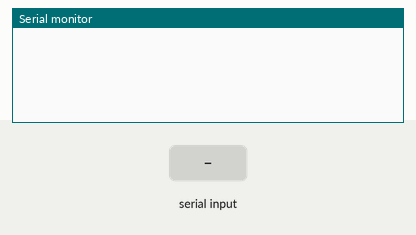
A sketch run on a simulated Arduino Uno, built with avr-gcc and run on an emulated ATmega328P. Parts: the last lines printed to the serial monitor. The test bench sets the inputs (shaded band).

Above: at 1.2 s.
1.3 s: "cook" received over Serial
At 3.2 s:
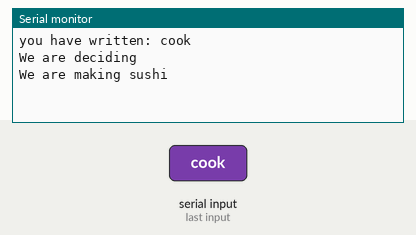
3.8 s: "rice" received over Serial
At 5.6 s:
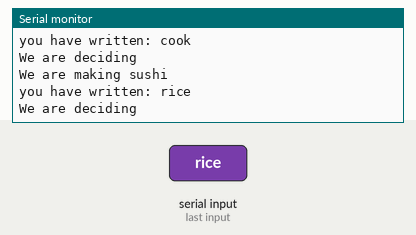
6.3 s: "noriSeaweed" received over Serial
At 8.0 s:
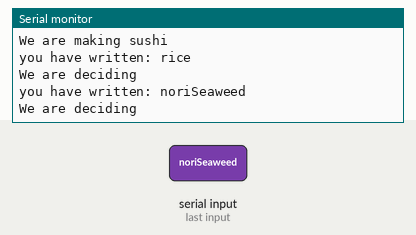
8.8 s: "salmon" received over Serial
At 10.8 s:
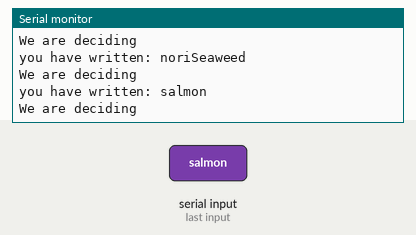
11.3 s: "soy" received over Serial
At 13.5 s:
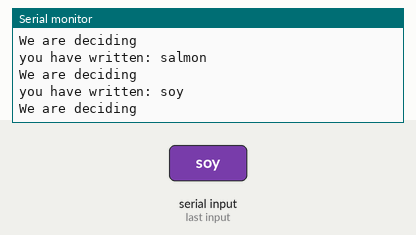
13.8 s: "cook" received over Serial
At 15.9 s:
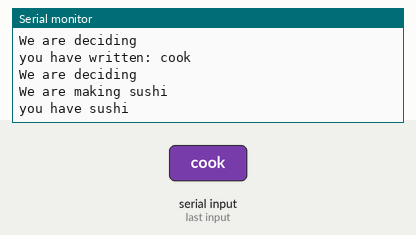

Measured:
- after the input at 1.3 s, the serial monitor: prints a new line after 1.0 s (image 1)
- after the input at 3.8 s, the serial monitor: prints a new line after 1.0 s (image 2)
- after the input at 6.3 s, the serial monitor: prints a new line after 1.0 s (image 3)
- after the input at 8.8 s, the serial monitor: prints a new line after 1.0 s (image 4)
- after the input at 11.3 s, the serial monitor: prints a new line after 1.0 s (image 5)
- after the input at 13.8 s, the serial monitor: prints a new line after 1.0 s (image 6)

The sketch:

CookingSystem_2_My_Own_Recipee_.ino
```cpp
//ingridients: rice, nori seaweed, soy, salmon, avocado
int rice = 2;
int noriSeaweed = 0;
int salmon = 0;
bool avocado = true;
double soy = 0.25;

void setup() {
 Serial.begin(9600);
}

void loop() {
 String input = Serial.readString();
 if (input != "") {
 Serial.println();
 Serial.print("you have written: ");
 Serial.println(input);
 input.trim();
 decide(input);
 }
}


void cook() {
 Serial.println("We are making sushi");
 if (rice >= 2 && noriSeaweed >= 1 && salmon >= 1 && soy >= 0.25 && avocado) {
 Serial.println("you have sushi");
 rice = rice - 2;
 noriSeaweed--;
 soy = soy - 0.25;
 }
}


void decide(String input) {
  Serial.println("We are deciding");
 if (input == "cook") {
 cook();
 }
 if(input=="rice"){
  rice++;
 }
 if(input=="noriSeaweed"){
  noriSeaweed++;
 }
 if(input=="salmon"){
  salmon++;
  }
 if(input=="soy"){
  soy++;
  }
 }
```
